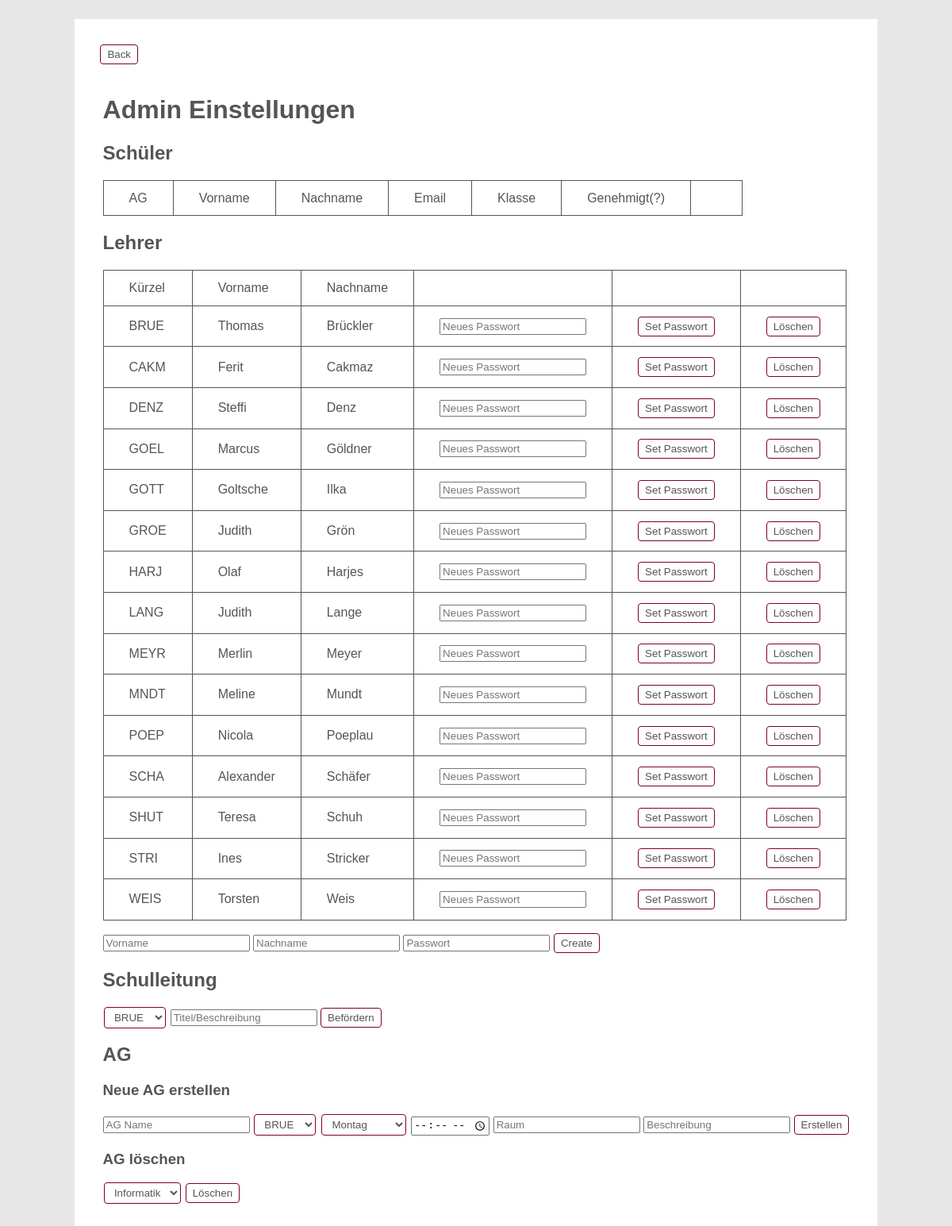
Screenshot of /www-root/utils/admin.php (signed in) with the database file from the repository.
### tables this page shows
CREATE TABLE Lehrer (
    Kuerzel varchar(4) PRIMARY KEY,
    Vorname varchar(255) NOT NULL,
    Nachname varchar(255) NOT NULL
);

### www-root/utils/adminPage.php (the view, shortened to what this page needs)
<?php
    require __DIR__ . "/../login/admin.php";
?>
<!DOCTYPE html>
<html lang="en">
    <head>
        <link rel="stylesheet" href="../styles/adminPage.css">
    </head>
    <body>
        <div class="center">
            <div class="pageBody">
                <form action="../index.php"><button type="submit">Back</button></form>
                <br>
                <div class="center">
                    <div>
                        <h1>Admin Einstellungen</h1>
                        <?php
                            echo "<h2>Schüler</h2>";
                            echo "<table>";
                            echo "<tr><td>AG</td><td>Vorname</td><td>Nachname</td><td>Email</td><td>Klasse</td><td>Genehmigt(?)</td><td></td></tr>";
                            echo "</table>";
                            echo "<h2>Lehrer</h2>";
                            $lehrerQuery = "SELECT * FROM Lehrer;";
                            $lehrerResult = $conn->query($lehrerQuery);
                            echo "<table>";
                            echo "<tr><td>Kürzel</td><td>Vorname</td><td>Nachname</td><td></td><td></td><td></td></tr>";
                            if($lehrerResult->rowCount() > 0) {
                                while($lehrerRow = $lehrerResult->fetch(PDO::FETCH_ASSOC)) {
                                    $lehrerTableRow = "<tr><form method='post'><td>".$lehrerRow["Kuerzel"]."</td>".
                                        "<td>".$lehrerRow["Vorname"]."</td>".
                                        "<td>".$lehrerRow["Nachname"]."</td>";
                                    $lehrerTableRow = $lehrerTableRow."<td><input id='passwd' name='passwd' placeholder='Neues Passwort'/></td>";
                                    $lehrerTableRow = $lehrerTableRow."<td><button type='submit' name='setPasswd' id='setPasswd' value='".$lehrerRow["Kuerzel"]."'>Set Passwort</button></td>";
                                    $lehrerTableRow = $lehrerTableRow."<td><button type='submit' name='delTeacher' id='delTeacher' value='".$lehrerRow["Kuerzel"]."'>Löschen</button></td>";
                                    $lehrerTableRow = $lehrerTableRow."</form></tr>";
                                    echo $lehrerTableRow;
                                }
                            }
                            echo "</table>";
                        ?>
                        <form method="post">
                            <input type="text" id="firstNameNewTeacher" name="firstNameNewTeacher" placeholder="Vorname"/>
                            <input type="text" id="lastNameNewTeacher" name="lastNameNewTeacher" placeholder="Nachname"/>
                            <input type="password" id="passwdNewTeacher" name="passwdNewTeacher" placeholder="Passwort"/>
                            <button id="submitNewTeacher" name="submitNewTeacher" type="submit">Create</button>
                        </form>
                        <h2>Schulleitung</h2>
                        <form method="post">
                            <select name="lehrerKuerzelPromote" id="lehrerKuerzelPromote">
                                <?php
                                    $selectLehrerKuerzelQuery = "SELECT Kuerzel FROM Lehrer WHERE Kuerzel not in (SELECT Kuerzel FROM Schulleitung);";
                                    $selectLehrerKuerzelResult = $conn->query($selectLehrerKuerzelQuery);
                                    for ($index = 0; $selectLehrerKuerzelResult->rowCount() > $index; $index++) {
                                        $row = $selectLehrerKuerzelResult->fetch(PDO::FETCH_ASSOC);
                                        echo "<option value='" . $row["Kuerzel"] . "'>" . $row["Kuerzel"] . "</option>";
                                    }
                                ?>
                            </select>
                            <input id="description" name="description" type="text" placeholder="Titel/Beschreibung"/>
                            <button id="promote" name="promote">Befördern</button>
                        </form>
                        <h2>AG</h2>
                        <h3>Neue AG erstellen</h3>
                        <form method="post">
                            <input type="text" id="newAgName" name="newAgName" placeholder="AG Name"/>
                            <select id="newAgLeitungKuerzel" name="newAgLeitungKuerzel">
                                <?php
                                    $teacherKuerzelQuery = "SELECT Kuerzel FROM Lehrer;";
                                    $teacherKuerzelResult = $conn->query($teacherKuerzelQuery);
                                    for ($index = 0; $teacherKuerzelResult->rowCount() > $index; $index++) {
                                        $row = $teacherKuerzelResult->fetch(PDO::FETCH_ASSOC);
                                        echo "<option value='" . $row["Kuerzel"] . "'>" . $row["Kuerzel"] . "</option>";
                                    }
                                ?>
                            </select>
                            <select id="newAgWochentag" name="newAgWochentag">
                                <option id="Montag" name="Montag">Montag</option>
                            </select>
                            <input type="time" id="newTime" name="newTime"/>
                            <input type="text" id="newAgRoom" name="newAgRoom" placeholder="Raum"/>
                            <input type="text" id="newAgDescription" name="newAgDescription" placeholder="Beschreibung"/>
                            <button type="submit" id="submitNewAg" name="submitNewAg">Erstellen</button>
                        </form>
                        <h3>AG löschen</h3>
                        <form method="post">
                            <select id="deleteAgName" name="deleteAgName">
                                <?php
                                    $deleteAgNameQuery = "SELECT Name FROM Ag;";
                                    $deleteAgNameResult = $conn->query($deleteAgNameQuery);
                                    for ($index = 0; $deleteAgNameResult->rowCount() > $index; $index++) {
                                        $row = $deleteAgNameResult->fetch(PDO::FETCH_ASSOC);
                                        echo "<option value='" . $row["Name"] . "'>" . $row["Name"] . "</option>";
                                    }
                                ?>
                            </select>
                            <button type="submit" name="deleteAg" id="deleteAg">Löschen</button>
                        </form>
                    </div>
                </div>
            </div>
        </div>
    </body>
</html>

### www-root/utils/admin.php
<?php
    if (isset($_COOKIE["adminLogin"])) {
        require "adminPage.php";
    } else {
        require "adminLoginForm.php";
    }
?>

### www-root/styles/adminPage.css (style rules this page uses)
:root { --primary-body-bg: rgba(231, 231, 231, 1); --secondary-body-bg: rgba(255, 255, 255, 1); --font-color: rgb(85, 85, 85); --accent-color: rgb(122, 0, 48); --accent-color-2: rgb(115, 0, 44); }
body { background-color: var(--primary-body-bg); color: var(--font-color); font-family: Arial, Helvetica, sans-serif; }
table { border: 1px solid var(--font-color); border-collapse: collapse; }
th, td { border: 1px solid var(--font-color); padding-right: 2em; padding-left: 2em; padding-top: 0.8em; padding-bottom: 0.8em; }
button { border: 1px solid var(--accent-color); border-radius: 4px; background-color: var(--secondary-body-bg); color: var(--font-color); padding-left: 0.6em; padding-right: 0.6em; padding-top: 0.3em; padding-bottom: 0.3em; }
select { border: 1px solid var(--accent-color); border-radius: 4px; background-color: var(--secondary-body-bg); color: var(--font-color); padding-left: 0.6em; padding-right: 0.6em; padding-top: 0.3em; padding-bottom: 0.3em; margin-left: 0.1em; margin-right: 0.1em; }
.center { display: flex; flex-direction: row; align-items: center; justify-content: center; }
.pageBody { background-color: var(--secondary-body-bg); width: 80%; min-height: 80vh; padding:2em; margin-top: 1em; }

### rows the page displays
lehrer: Kuerzel "BRUE", Vorname "Thomas", Nachname "Brückler"
lehrer: Kuerzel "CAKM", Vorname "Ferit", Nachname "Cakmaz"
lehrer: Kuerzel "DENZ", Vorname "Steffi", Nachname "Denz"
lehrer: Kuerzel "GOEL", Vorname "Marcus", Nachname "Göldner"
lehrer: Kuerzel "GOTT", Vorname "Goltsche", Nachname "Ilka"
lehrer: Kuerzel "GROE", Vorname "Judith", Nachname "Grön"
lehrer: Kuerzel "HARJ", Vorname "Olaf", Nachname "Harjes"
lehrer: Kuerzel "LANG", Vorname "Judith", Nachname "Lange"
lehrer: Kuerzel "MEYR", Vorname "Merlin", Nachname "Meyer"
lehrer: Kuerzel "MNDT", Vorname "Meline", Nachname "Mundt"
lehrer: Kuerzel "POEP", Vorname "Nicola", Nachname "Poeplau"
lehrer: Kuerzel "SCHA", Vorname "Alexander", Nachname "Schäfer"
lehrer: Kuerzel "SHUT", Vorname "Teresa", Nachname "Schuh"
lehrer: Kuerzel "STRI", Vorname "Ines", Nachname "Stricker"
lehrer: Kuerzel "WEIS", Vorname "Torsten", Nachname "Weis"

### other values shown
form field lehrerKuerzelPromote "BRUE"
form field newAgLeitungKuerzel "BRUE"
form field deleteAgName "Informatik"
